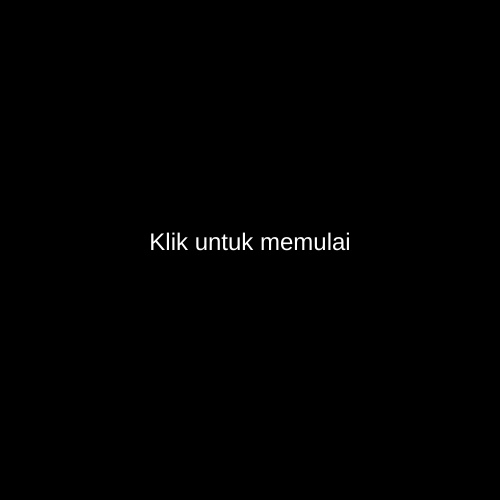
Frame 1 (no input)
Frame 60 (no input): identical to frame 1, image omitted
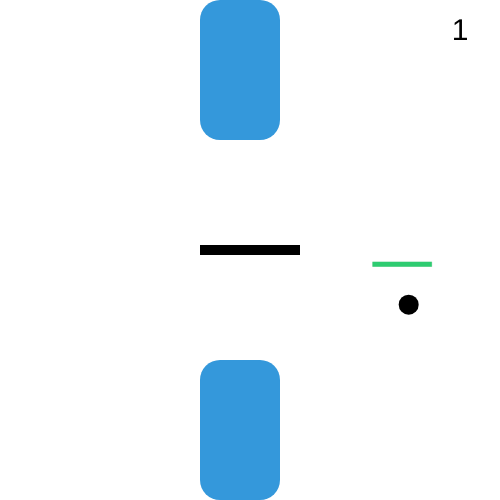
Frame 120 (the mouse pressed at the canvas centre since frame 60)

The p5.js sketch that drew these frames (run headless with seeded random() and noise() and a simulated clock; from frame 60 on, the mouse is pressed at the canvas centre):

// p5.js sketch
// ── sketch.js
// variabel global
let gameScreen = 0; // 0: initial, 1: play, 2: game over
let ballX, ballY;
let ballSize = 20;
let ballColor;
let gravity = 1;
let ballSpeedVert = 0;
let airfriction = 0.0001;
let friction = 0.1;
let racketColor;
let racketWidth = 100;
let racketHeight = 10;
let racketBounceRate = 20;
let ballSpeedHorizon = 10;

let wallSpeed = 5;
let wallInterval = 1000;
let lastAddTime = 0;
let minGapHeight = 200;
let maxGapHeight = 300;
let wallWidth = 80;
let wallColors;

let walls = []; // ganti ArrayList jadi array biasa

let maxHealth = 100;
let health = 100;
let healthDecrease = 1;
let healthBarWidth = 60;

let score = 0;

function setup() {
  createCanvas(500, 500);
  ballColor = color(0);
  racketColor = color(0);
  wallColors = color(52, 152, 219);
  ballX = width / 4;
  ballY = height / 5;
}

function draw() {
  if (gameScreen === 0) initScreen();
  else if (gameScreen === 1) playScreen();
  else if (gameScreen === 2) gameOverScreen();
}

function initScreen() {
  background(0);
  textAlign(CENTER);
  fill(255);
  textSize(24);
  text("Klik untuk memulai", width / 2, height / 2);
}

function playScreen() {
  background(255);

  drawBall();
  drawRacket();

  applyGravity();
  keepInScreen();
  watchRacketBounce();
  applyHorizontalSpeed();

  wallAdder();
  wallHandler();

  drawHealthBar();
  printScore();
}

function gameOverScreen() {
  background(0);
  textAlign(CENTER);
  fill(255);
  textSize(30);
  text("Game Over", width / 2, height / 2 - 40);
  textSize(20);
  text("Score Akhir: " + score, width / 2, height / 2);
  textSize(15);
  text("Click to Restart", width / 2, height / 2 + 30);
}

// BALL
function drawBall() {
  fill(ballColor);
  ellipse(ballX, ballY, ballSize, ballSize);
}

function applyGravity() {
  ballSpeedVert += gravity;
  ballY += ballSpeedVert;
  ballSpeedVert -= ballSpeedVert * airfriction;
}

function makeBounceBottom(surface) {
  ballY = surface - ballSize / 2;
  ballSpeedVert *= -1;
  ballSpeedVert -= ballSpeedVert * friction;
}

function makeBounceTop(surface) {
  ballY = surface + ballSize / 2;
  ballSpeedVert *= -1;
  ballSpeedVert -= ballSpeedVert * friction;
}

function makeBounceLeft(surface) {
  ballX = surface + ballSize / 2;
  ballSpeedHorizon *= -1;
  ballSpeedHorizon -= ballSpeedHorizon * friction;
}

function makeBounceRight(surface) {
  ballX = surface - ballSize / 2;
  ballSpeedHorizon *= -1;
  ballSpeedHorizon -= ballSpeedHorizon * friction;
}

function keepInScreen() {
  if (ballX - ballSize / 2 < 0) makeBounceLeft(0);
  if (ballX + ballSize / 2 > width) makeBounceRight(width);
  if (ballY + ballSize / 2 > height) makeBounceBottom(height);
  if (ballY - ballSize / 2 < 0) makeBounceTop(0);
}

// RACKET
function drawRacket() {
  fill(racketColor);
  rectMode(CENTER);
  rect(mouseX, mouseY, racketWidth, racketHeight);
  rectMode(CORNER); // reset biar wall ga ikut center
}

function watchRacketBounce() {
  let overhead = mouseY - pmouseY;

  if (
    ballX + ballSize / 2 > mouseX - racketWidth / 2 &&
    ballX - ballSize / 2 < mouseX + racketWidth / 2
  ) {
    if (dist(ballX, ballY, ballX, mouseY) <= ballSize / 2 + abs(overhead)) {
      ballSpeedHorizon = (ballX - mouseX) / 5;
      makeBounceBottom(mouseY);

      if (overhead < 0) {
        ballY += overhead;
        ballSpeedVert += overhead;
      }
    }
  }
}

function applyHorizontalSpeed() {
  ballX += ballSpeedHorizon;
  ballSpeedHorizon -= ballSpeedHorizon * airfriction;
}

// WALL SYSTEM
function wallAdder() {
    if (millis() - lastAddTime > wallInterval) {
      
      let gapHeight = 220;              // always the same height
      let gapY = height/2 - gapHeight/2; // centered
      
      // [x, y, width, height, scoredFlag]
      walls.push([width, gapY, wallWidth, gapHeight, 0]);
      
      lastAddTime = millis();
    }
  }
  

function wallHandler() {
  for (let i = walls.length - 1; i >= 0; i--) {
    wallMover(i);
    watchWallCollision(i);
    wallDrawer(i);
    wallRemover(i);
  }
}

function wallDrawer(i) {
  let [x, y, w, h] = walls[i];
  let radius = 20;
  fill(wallColors);
  rectMode(CORNER);

  // atas
  rect(x, 0, w, y, radius);
  // bawah
  rect(x, y + h, w, height - (y + h), radius);
}

function wallMover(i) {
  walls[i][0] -= wallSpeed;
}

function wallRemover(i) {
  if (walls[i][0] + walls[i][2] <= 0) {
    walls.splice(i, 1);
  }
}

function watchWallCollision(i) {
  let [x, y, w, h, scored] = walls[i];

  // top wall collision
  if (
    ballX + ballSize / 2 > x &&
    ballX - ballSize / 2 < x + w &&
    ballY + ballSize / 2 > 0 &&
    ballY - ballSize / 2 < y
  ) {
    decreaseHealth();
    makeBounceTop(y);
  }

  // bottom wall collision
  let bottomY = y + h;
  if (
    ballX + ballSize / 2 > x &&
    ballX - ballSize / 2 < x + w &&
    ballY + ballSize / 2 > bottomY &&
    ballY - ballSize / 2 < height
  ) {
    decreaseHealth();
    makeBounceBottom(bottomY);
  }

  // scoring
  if (ballX > x + w / 2 && scored === 0) {
    walls[i][4] = 1;
    increaseScore();
  }
}

// SCORE
function increaseScore() {
  score++;
}

function printScore() {
  textAlign(CENTER);
  fill(0);
  textSize(30);
  text(score, width - 40, 40);
}

// HEALTH
function drawHealthBar() {
  noStroke();
  fill(230);
  rect(ballX - healthBarWidth / 2, ballY - 30, healthBarWidth, 5);

  if (health > 60) fill(46, 204, 113);
  else if (health > 30) fill(230, 126, 34);
  else fill(231, 76, 60);

  rect(
    ballX - healthBarWidth / 2,
    ballY - 30,
    (health / maxHealth) * healthBarWidth,
    5
  );
}

function decreaseHealth() {
  health -= healthDecrease;
  if (health <= 0) gameOver();
}

// GAME CONTROL
function gameOver() {
  gameScreen = 2;
}

function restart() {
  score = 0;
  health = maxHealth;
  ballX = width / 4;
  ballY = height / 5;
  lastAddTime = 0;
  walls = [];
  ballSpeedVert = 0;
  ballSpeedHorizon = 10;
  gameScreen = 0;
}

function mousePressed() {
  if (gameScreen === 0) startGame();
  else if (gameScreen === 2) restart();
}

function startGame() {
  gameScreen = 1;

}
